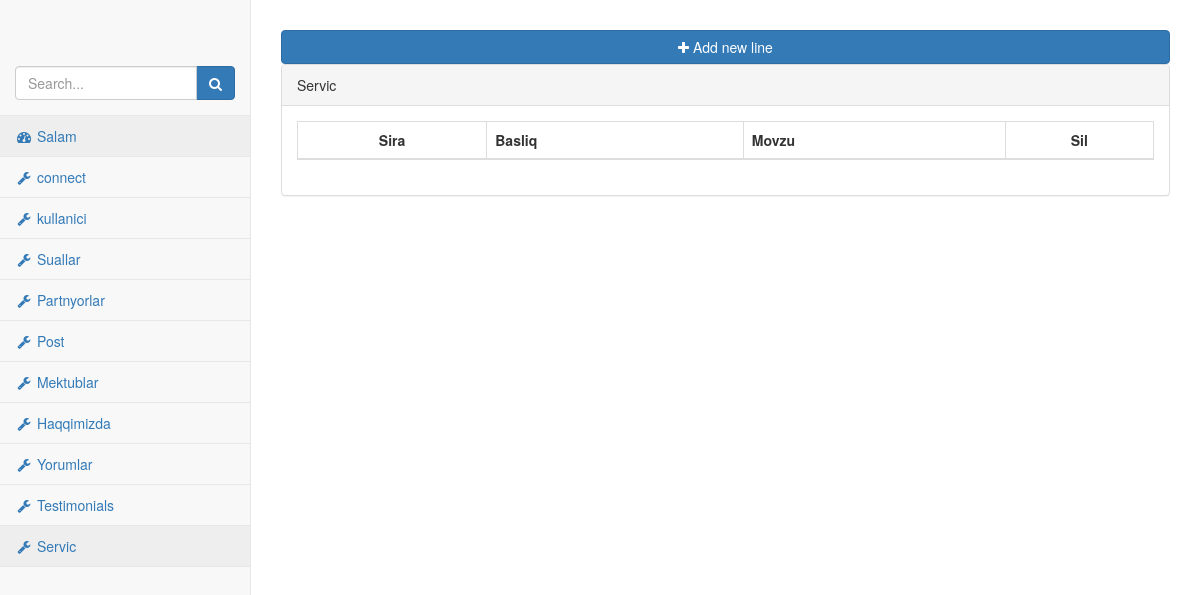
The page /admin/pages/servic.php on the database as committed earlier.
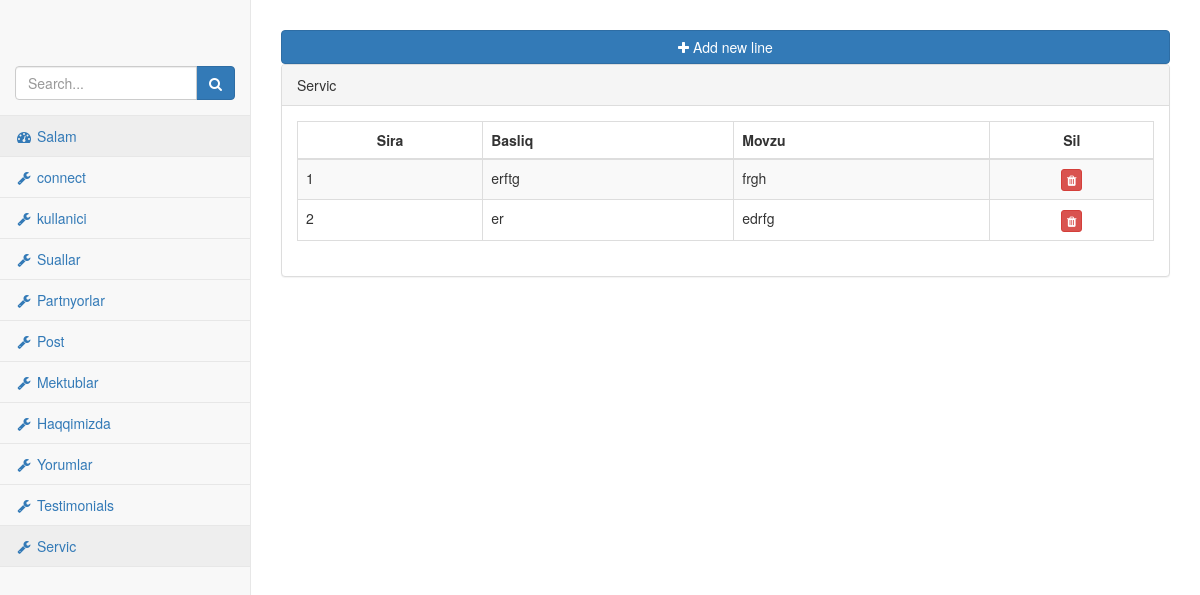
The same page on the database as committed later.
### tables this page shows
CREATE TABLE `servic` (
  `servic_id` int(11) NOT NULL,
  `servic_basliq` varchar(250) NOT NULL,
  `servic_movzu` text NOT NULL,
  `servic_title` varchar(500) NOT NULL
);

### admin/pages/servic.php (the view, shortened to what this page needs)
<?php
include ('header.php');
$servicsor=$db->prepare("SELECT * FROM servic");
$servicsor->execute();
 ?>
        <div id="page-wrapper">
            <div class="container-fluid ">
                <div class="row">
                    <div class="col-lg-12">
                        <a class="btn btn-primary btn-block btn-social btn-dropbox"
                            data-toggle="modal" data-target="#myModal">
                            <i class="fa fa-plus"></i> Add new line
                        </a>
                    </div>
                </div>
                <div class="row">
                    <div class="col-lg-12">
                        <div class="panel panel-default">
                            <div class="panel-heading">
                                Servic
                            </div>
                            <div class="panel-body">
                                <div class="table-responsive">
                                    <table class="table table-striped table-bordered table-hover"
                                        id="dataTables-example">
                                        <thead>
                                            <tr>
                                                <th class="text-center">Sira</th>
                                                <th>Basliq</th>
                                                <th>Movzu</th>
                                                <th class="text-center">Sil</th>
                                            </tr>
                                        </thead>
                                        <tbody>
                                            <?php
                                            $say=0;
                                             while($serviccek=$servicsor->fetch(PDO::FETCH_ASSOC)) {$say++?>
                                            <tr>
                                                <td><?php echo $say ?></td>
                                                <td><?php echo $serviccek['servic_basliq'] ?></td>
                                                <td><?php echo $serviccek['servic_movzu'] ?></td>
                                                <td><center><a href="../netting/islem.php?servic_id=<?php echo $serviccek['servic_id']; ?>&servicsil=ok"><button  class="btn btn-danger btn-xs"><i class="fa fa-trash"></i></button></a></center></td>
                                            </tr>
                                         <?php } ?>
                                        </tbody>
                                    </table>
                                </div>
                            </div>
                        </div>
                    </div>
                </div>
            </div>
        </div>
    </div>
</body>
</html>

Rows that differ between the two databases and show on the page:
added servic: servic_basliq "erftg", servic_movzu "frgh"
added servic: servic_basliq "er", servic_movzu "edrfg"
